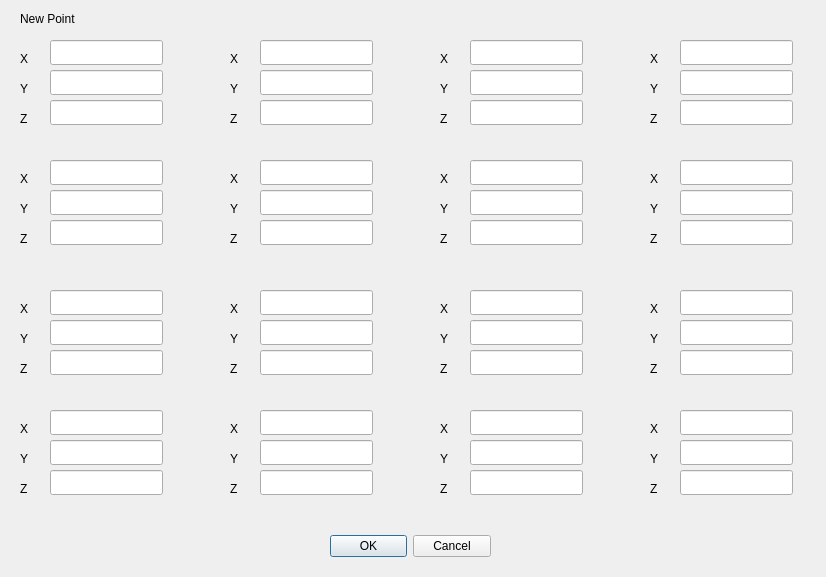
<?xml version="1.0" encoding="UTF-8"?>
<ui version="4.0">
 <class>Dialog</class>
 <widget class="QDialog" name="Dialog">
  <property name="geometry">
   <rect>
    <x>0</x>
    <y>0</y>
    <width>826</width>
    <height>577</height>
   </rect>
  </property>
  <property name="windowTitle">
   <string>Dialog</string>
  </property>
  <widget class="QDialogButtonBox" name="buttonBox">
   <property name="geometry">
    <rect>
     <x>330</x>
     <y>530</y>
     <width>161</width>
     <height>32</height>
    </rect>
   </property>
   <property name="orientation">
    <enum>Qt::Horizontal</enum>
   </property>
   <property name="standardButtons">
    <set>QDialogButtonBox::Cancel|QDialogButtonBox::Ok</set>
   </property>
  </widget>
  <widget class="QLabel" name="label">
   <property name="geometry">
    <rect>
     <x>20</x>
     <y>10</y>
     <width>91</width>
     <height>17</height>
    </rect>
   </property>
   <property name="text">
    <string>New Point</string>
   </property>
  </widget>
  <widget class="QLabel" name="label_2">
   <property name="geometry">
    <rect>
     <x>20</x>
     <y>50</y>
     <width>16</width>
     <height>17</height>
    </rect>
   </property>
   <property name="text">
    <string>X</string>
   </property>
  </widget>
  <widget class="QLabel" name="label_3">
   <property name="geometry">
    <rect>
     <x>20</x>
     <y>80</y>
     <width>67</width>
     <height>17</height>
    </rect>
   </property>
   <property name="text">
    <string>Y</string>
   </property>
  </widget>
  <widget class="QLineEdit" name="xValue">
   <property name="geometry">
    <rect>
     <x>50</x>
     <y>40</y>
     <width>113</width>
     <height>25</height>
    </rect>
   </property>
  </widget>
  <widget class="QLineEdit" name="yValue">
   <property name="geometry">
    <rect>
     <x>50</x>
     <y>70</y>
     <width>113</width>
     <height>25</height>
    </rect>
   </property>
  </widget>
  <widget class="QLineEdit" name="zValue">
   <property name="geometry">
    <rect>
     <x>50</x>
     <y>100</y>
     <width>113</width>
     <height>25</height>
    </rect>
   </property>
   <property name="text">
    <string/>
   </property>
  </widget>
  <widget class="QLabel" name="label_4">
   <property name="geometry">
    <rect>
     <x>20</x>
     <y>110</y>
     <width>67</width>
     <height>17</height>
    </rect>
   </property>
   <property name="text">
    <string>Z</string>
   </property>
  </widget>
  <widget class="QLineEdit" name="yValue_2">
   <property name="geometry">
    <rect>
     <x>50</x>
     <y>190</y>
     <width>113</width>
     <height>25</height>
    </rect>
   </property>
  </widget>
  <widget class="QLabel" name="label_5">
   <property name="geometry">
    <rect>
     <x>20</x>
     <y>200</y>
     <width>67</width>
     <height>17</height>
    </rect>
   </property>
   <property name="text">
    <string>Y</string>
   </property>
  </widget>
  <widget class="QLineEdit" name="xValue_2">
   <property name="geometry">
    <rect>
     <x>50</x>
     <y>160</y>
     <width>113</width>
     <height>25</height>
    </rect>
   </property>
  </widget>
  <widget class="QLabel" name="label_6">
   <property name="geometry">
    <rect>
     <x>20</x>
     <y>170</y>
     <width>16</width>
     <height>17</height>
    </rect>
   </property>
   <property name="text">
    <string>X</string>
   </property>
  </widget>
  <widget class="QLabel" name="label_7">
   <property name="geometry">
    <rect>
     <x>20</x>
     <y>230</y>
     <width>67</width>
     <height>17</height>
    </rect>
   </property>
   <property name="text">
    <string>Z</string>
   </property>
  </widget>
  <widget class="QLineEdit" name="yValue_3">
   <property name="geometry">
    <rect>
     <x>50</x>
     <y>320</y>
     <width>113</width>
     <height>25</height>
    </rect>
   </property>
  </widget>
  <widget class="QLabel" name="label_8">
   <property name="geometry">
    <rect>
     <x>20</x>
     <y>330</y>
     <width>67</width>
     <height>17</height>
    </rect>
   </property>
   <property name="text">
    <string>Y</string>
   </property>
  </widget>
  <widget class="QLineEdit" name="xValue_3">
   <property name="geometry">
    <rect>
     <x>50</x>
     <y>290</y>
     <width>113</width>
     <height>25</height>
    </rect>
   </property>
  </widget>
  <widget class="QLabel" name="label_9">
   <property name="geometry">
    <rect>
     <x>20</x>
     <y>300</y>
     <width>16</width>
     <height>17</height>
    </rect>
   </property>
   <property name="text">
    <string>X</string>
   </property>
  </widget>
  <widget class="QLabel" name="label_10">
   <property name="geometry">
    <rect>
     <x>20</x>
     <y>360</y>
     <width>67</width>
     <height>17</height>
    </rect>
   </property>
   <property name="text">
    <string>Z</string>
   </property>
  </widget>
  <widget class="QLineEdit" name="yValue_4">
   <property name="geometry">
    <rect>
     <x>50</x>
     <y>440</y>
     <width>113</width>
     <height>25</height>
    </rect>
   </property>
  </widget>
  <widget class="QLabel" name="label_11">
   <property name="geometry">
    <rect>
     <x>20</x>
     <y>450</y>
     <width>67</width>
     <height>17</height>
    </rect>
   </property>
   <property name="text">
    <string>Y</string>
   </property>
  </widget>
  <widget class="QLineEdit" name="xValue_4">
   <property name="geometry">
    <rect>
     <x>50</x>
     <y>410</y>
     <width>113</width>
     <height>25</height>
    </rect>
   </property>
  </widget>
  <widget class="QLabel" name="label_12">
   <property name="geometry">
    <rect>
     <x>20</x>
     <y>420</y>
     <width>16</width>
     <height>17</height>
    </rect>
   </property>
   <property name="text">
    <string>X</string>
   </property>
  </widget>
  <widget class="QLabel" name="label_13">
   <property name="geometry">
    <rect>
     <x>20</x>
     <y>480</y>
     <width>67</width>
     <height>17</height>
    </rect>
   </property>
   <property name="text">
    <string>Z</string>
   </property>
  </widget>
  <widget class="QLabel" name="label_14">
   <property name="geometry">
    <rect>
     <x>230</x>
     <y>420</y>
     <width>16</width>
     <height>17</height>
    </rect>
   </property>
   <property name="text">
    <string>X</string>
   </property>
  </widget>
  <widget class="QLineEdit" name="xValue_5">
   <property name="geometry">
    <rect>
     <x>260</x>
     <y>160</y>
     <width>113</width>
     <height>25</height>
    </rect>
   </property>
  </widget>
  <widget class="QLineEdit" name="yValue_5">
   <property name="geometry">
    <rect>
     <x>260</x>
     <y>70</y>
     <width>113</width>
     <height>25</height>
    </rect>
   </property>
  </widget>
  <widget class="QLineEdit" name="yValue_7">
   <property name="geometry">
    <rect>
     <x>260</x>
     <y>320</y>
     <width>113</width>
     <height>25</height>
    </rect>
   </property>
  </widget>
  <widget class="QLabel" name="label_15">
   <property name="geometry">
    <rect>
     <x>230</x>
     <y>360</y>
     <width>67</width>
     <height>17</height>
    </rect>
   </property>
   <property name="text">
    <string>Z</string>
   </property>
  </widget>
  <widget class="QLabel" name="label_16">
   <property name="geometry">
    <rect>
     <x>230</x>
     <y>170</y>
     <width>16</width>
     <height>17</height>
    </rect>
   </property>
   <property name="text">
    <string>X</string>
   </property>
  </widget>
  <widget class="QLineEdit" name="xValue_6">
   <property name="geometry">
    <rect>
     <x>260</x>
     <y>40</y>
     <width>113</width>
     <height>25</height>
    </rect>
   </property>
  </widget>
  <widget class="QLabel" name="label_17">
   <property name="geometry">
    <rect>
     <x>230</x>
     <y>480</y>
     <width>67</width>
     <height>17</height>
    </rect>
   </property>
   <property name="text">
    <string>Z</string>
   </property>
  </widget>
  <widget class="QLabel" name="label_18">
   <property name="geometry">
    <rect>
     <x>230</x>
     <y>330</y>
     <width>67</width>
     <height>17</height>
    </rect>
   </property>
   <property name="text">
    <string>Y</string>
   </property>
  </widget>
  <widget class="QLabel" name="label_19">
   <property name="geometry">
    <rect>
     <x>230</x>
     <y>230</y>
     <width>67</width>
     <height>17</height>
    </rect>
   </property>
   <property name="text">
    <string>Z</string>
   </property>
  </widget>
  <widget class="QLineEdit" name="xValue_7">
   <property name="geometry">
    <rect>
     <x>260</x>
     <y>410</y>
     <width>113</width>
     <height>25</height>
    </rect>
   </property>
  </widget>
  <widget class="QLabel" name="label_20">
   <property name="geometry">
    <rect>
     <x>230</x>
     <y>110</y>
     <width>67</width>
     <height>17</height>
    </rect>
   </property>
   <property name="text">
    <string>Z</string>
   </property>
  </widget>
  <widget class="QLabel" name="label_21">
   <property name="geometry">
    <rect>
     <x>230</x>
     <y>80</y>
     <width>67</width>
     <height>17</height>
    </rect>
   </property>
   <property name="text">
    <string>Y</string>
   </property>
  </widget>
  <widget class="QLineEdit" name="xValue_8">
   <property name="geometry">
    <rect>
     <x>260</x>
     <y>290</y>
     <width>113</width>
     <height>25</height>
    </rect>
   </property>
  </widget>
  <widget class="QLineEdit" name="yValue_6">
   <property name="geometry">
    <rect>
     <x>260</x>
     <y>190</y>
     <width>113</width>
     <height>25</height>
    </rect>
   </property>
  </widget>
  <widget class="QLabel" name="label_22">
   <property name="geometry">
    <rect>
     <x>230</x>
     <y>50</y>
     <width>16</width>
     <height>17</height>
    </rect>
   </property>
   <property name="text">
    <string>X</string>
   </property>
  </widget>
  <widget class="QLineEdit" name="yValue_8">
   <property name="geometry">
    <rect>
     <x>260</x>
     <y>440</y>
     <width>113</width>
     <height>25</height>
    </rect>
   </property>
  </widget>
  <widget class="QLabel" name="label_23">
   <property name="geometry">
    <rect>
     <x>230</x>
     <y>450</y>
     <width>67</width>
     <height>17</height>
    </rect>
   </property>
   <property name="text">
    <string>Y</string>
   </property>
  </widget>
  <widget class="QLabel" name="label_24">
   <property name="geometry">
    <rect>
     <x>230</x>
     <y>200</y>
     <width>67</width>
     <height>17</height>
    </rect>
   </property>
   <property name="text">
    <string>Y</string>
   </property>
  </widget>
  <widget class="QLabel" name="label_25">
   <property name="geometry">
    <rect>
     <x>230</x>
     <y>300</y>
     <width>16</width>
     <height>17</height>
    </rect>
   </property>
   <property name="text">
    <string>X</string>
   </property>
  </widget>
  <widget class="QLabel" name="label_26">
   <property name="geometry">
    <rect>
     <x>650</x>
     <y>480</y>
     <width>67</width>
     <height>17</height>
    </rect>
   </property>
   <property name="text">
    <string>Z</string>
   </property>
  </widget>
  <widget class="QLineEdit" name="yValue_10">
   <property name="geometry">
    <rect>
     <x>470</x>
     <y>190</y>
     <width>113</width>
     <height>25</height>
    </rect>
   </property>
  </widget>
  <widget class="QLineEdit" name="xValue_9">
   <property name="geometry">
    <rect>
     <x>470</x>
     <y>160</y>
     <width>113</width>
     <height>25</height>
    </rect>
   </property>
  </widget>
  <widget class="QLineEdit" name="xValue_10">
   <property name="geometry">
    <rect>
     <x>680</x>
     <y>40</y>
     <width>113</width>
     <height>25</height>
    </rect>
   </property>
  </widget>
  <widget class="QLineEdit" name="xValue_11">
   <property name="geometry">
    <rect>
     <x>680</x>
     <y>290</y>
     <width>113</width>
     <height>25</height>
    </rect>
   </property>
  </widget>
  <widget class="QLabel" name="label_27">
   <property name="geometry">
    <rect>
     <x>650</x>
     <y>450</y>
     <width>67</width>
     <height>17</height>
    </rect>
   </property>
   <property name="text">
    <string>Y</string>
   </property>
  </widget>
  <widget class="QLineEdit" name="yValue_11">
   <property name="geometry">
    <rect>
     <x>470</x>
     <y>320</y>
     <width>113</width>
     <height>25</height>
    </rect>
   </property>
  </widget>
  <widget class="QLineEdit" name="yValue_14">
   <property name="geometry">
    <rect>
     <x>680</x>
     <y>190</y>
     <width>113</width>
     <height>25</height>
    </rect>
   </property>
  </widget>
  <widget class="QLabel" name="label_28">
   <property name="geometry">
    <rect>
     <x>650</x>
     <y>330</y>
     <width>67</width>
     <height>17</height>
    </rect>
   </property>
   <property name="text">
    <string>Y</string>
   </property>
  </widget>
  <widget class="QLabel" name="label_29">
   <property name="geometry">
    <rect>
     <x>650</x>
     <y>230</y>
     <width>67</width>
     <height>17</height>
    </rect>
   </property>
   <property name="text">
    <string>Z</string>
   </property>
  </widget>
  <widget class="QLabel" name="label_30">
   <property name="geometry">
    <rect>
     <x>440</x>
     <y>170</y>
     <width>16</width>
     <height>17</height>
    </rect>
   </property>
   <property name="text">
    <string>X</string>
   </property>
  </widget>
  <widget class="QLineEdit" name="yValue_16">
   <property name="geometry">
    <rect>
     <x>680</x>
     <y>440</y>
     <width>113</width>
     <height>25</height>
    </rect>
   </property>
  </widget>
  <widget class="QLabel" name="label_31">
   <property name="geometry">
    <rect>
     <x>440</x>
     <y>80</y>
     <width>67</width>
     <height>17</height>
    </rect>
   </property>
   <property name="text">
    <string>Y</string>
   </property>
  </widget>
  <widget class="QLabel" name="label_32">
   <property name="geometry">
    <rect>
     <x>650</x>
     <y>110</y>
     <width>67</width>
     <height>17</height>
    </rect>
   </property>
   <property name="text">
    <string>Z</string>
   </property>
  </widget>
  <widget class="QLineEdit" name="xValue_12">
   <property name="geometry">
    <rect>
     <x>470</x>
     <y>40</y>
     <width>113</width>
     <height>25</height>
    </rect>
   </property>
  </widget>
  <widget class="QLabel" name="label_33">
   <property name="geometry">
    <rect>
     <x>440</x>
     <y>230</y>
     <width>67</width>
     <height>17</height>
    </rect>
   </property>
   <property name="text">
    <string>Z</string>
   </property>
  </widget>
  <widget class="QLabel" name="label_34">
   <property name="geometry">
    <rect>
     <x>440</x>
     <y>110</y>
     <width>67</width>
     <height>17</height>
    </rect>
   </property>
   <property name="text">
    <string>Z</string>
   </property>
  </widget>
  <widget class="QLabel" name="label_35">
   <property name="geometry">
    <rect>
     <x>650</x>
     <y>360</y>
     <width>67</width>
     <height>17</height>
    </rect>
   </property>
   <property name="text">
    <string>Z</string>
   </property>
  </widget>
  <widget class="QLabel" name="label_36">
   <property name="geometry">
    <rect>
     <x>650</x>
     <y>170</y>
     <width>16</width>
     <height>17</height>
    </rect>
   </property>
   <property name="text">
    <string>X</string>
   </property>
  </widget>
  <widget class="QLineEdit" name="yValue_12">
   <property name="geometry">
    <rect>
     <x>470</x>
     <y>440</y>
     <width>113</width>
     <height>25</height>
    </rect>
   </property>
  </widget>
  <widget class="QLabel" name="label_37">
   <property name="geometry">
    <rect>
     <x>650</x>
     <y>200</y>
     <width>67</width>
     <height>17</height>
    </rect>
   </property>
   <property name="text">
    <string>Y</string>
   </property>
  </widget>
  <widget class="QLabel" name="label_38">
   <property name="geometry">
    <rect>
     <x>650</x>
     <y>300</y>
     <width>16</width>
     <height>17</height>
    </rect>
   </property>
   <property name="text">
    <string>X</string>
   </property>
  </widget>
  <widget class="QLineEdit" name="yValue_15">
   <property name="geometry">
    <rect>
     <x>680</x>
     <y>320</y>
     <width>113</width>
     <height>25</height>
    </rect>
   </property>
  </widget>
  <widget class="QLabel" name="label_39">
   <property name="geometry">
    <rect>
     <x>440</x>
     <y>300</y>
     <width>16</width>
     <height>17</height>
    </rect>
   </property>
   <property name="text">
    <string>X</string>
   </property>
  </widget>
  <widget class="QLineEdit" name="yValue_13">
   <property name="geometry">
    <rect>
     <x>680</x>
     <y>70</y>
     <width>113</width>
     <height>25</height>
    </rect>
   </property>
  </widget>
  <widget class="QLabel" name="label_40">
   <property name="geometry">
    <rect>
     <x>440</x>
     <y>50</y>
     <width>16</width>
     <height>17</height>
    </rect>
   </property>
   <property name="text">
    <string>X</string>
   </property>
  </widget>
  <widget class="QLabel" name="label_41">
   <property name="geometry">
    <rect>
     <x>440</x>
     <y>360</y>
     <width>67</width>
     <height>17</height>
    </rect>
   </property>
   <property name="text">
    <string>Z</string>
   </property>
  </widget>
  <widget class="QLabel" name="label_42">
   <property name="geometry">
    <rect>
     <x>440</x>
     <y>480</y>
     <width>67</width>
     <height>17</height>
    </rect>
   </property>
   <property name="text">
    <string>Z</string>
   </property>
  </widget>
  <widget class="QLabel" name="label_43">
   <property name="geometry">
    <rect>
     <x>650</x>
     <y>50</y>
     <width>16</width>
     <height>17</height>
    </rect>
   </property>
   <property name="text">
    <string>X</string>
   </property>
  </widget>
  <widget class="QLineEdit" name="xValue_13">
   <property name="geometry">
    <rect>
     <x>680</x>
     <y>160</y>
     <width>113</width>
     <height>25</height>
    </rect>
   </property>
  </widget>
  <widget class="QLabel" name="label_44">
   <property name="geometry">
    <rect>
     <x>440</x>
     <y>200</y>
     <width>67</width>
     <height>17</height>
    </rect>
   </property>
   <property name="text">
    <string>Y</string>
   </property>
  </widget>
  <widget class="QLineEdit" name="xValue_14">
   <property name="geometry">
    <rect>
     <x>680</x>
     <y>410</y>
     <width>113</width>
     <height>25</height>
    </rect>
   </property>
  </widget>
  <widget class="QLineEdit" name="xValue_15">
   <property name="geometry">
    <rect>
     <x>470</x>
     <y>290</y>
     <width>113</width>
     <height>25</height>
    </rect>
   </property>
  </widget>
  <widget class="QLineEdit" name="xValue_16">
   <property name="geometry">
    <rect>
     <x>470</x>
     <y>410</y>
     <width>113</width>
     <height>25</height>
    </rect>
   </property>
  </widget>
  <widget class="QLabel" name="label_45">
   <property name="geometry">
    <rect>
     <x>440</x>
     <y>420</y>
     <width>16</width>
     <height>17</height>
    </rect>
   </property>
   <property name="text">
    <string>X</string>
   </property>
  </widget>
  <widget class="QLabel" name="label_46">
   <property name="geometry">
    <rect>
     <x>440</x>
     <y>450</y>
     <width>67</width>
     <height>17</height>
    </rect>
   </property>
   <property name="text">
    <string>Y</string>
   </property>
  </widget>
  <widget class="QLabel" name="label_47">
   <property name="geometry">
    <rect>
     <x>650</x>
     <y>80</y>
     <width>67</width>
     <height>17</height>
    </rect>
   </property>
   <property name="text">
    <string>Y</string>
   </property>
  </widget>
  <widget class="QLabel" name="label_48">
   <property name="geometry">
    <rect>
     <x>440</x>
     <y>330</y>
     <width>67</width>
     <height>17</height>
    </rect>
   </property>
   <property name="text">
    <string>Y</string>
   </property>
  </widget>
  <widget class="QLineEdit" name="yValue_9">
   <property name="geometry">
    <rect>
     <x>470</x>
     <y>70</y>
     <width>113</width>
     <height>25</height>
    </rect>
   </property>
  </widget>
  <widget class="QLabel" name="label_49">
   <property name="geometry">
    <rect>
     <x>650</x>
     <y>420</y>
     <width>16</width>
     <height>17</height>
    </rect>
   </property>
   <property name="text">
    <string>X</string>
   </property>
  </widget>
  <widget class="QLineEdit" name="zValue_2">
   <property name="geometry">
    <rect>
     <x>50</x>
     <y>220</y>
     <width>113</width>
     <height>25</height>
    </rect>
   </property>
   <property name="text">
    <string/>
   </property>
  </widget>
  <widget class="QLineEdit" name="zValue_3">
   <property name="geometry">
    <rect>
     <x>50</x>
     <y>350</y>
     <width>113</width>
     <height>25</height>
    </rect>
   </property>
   <property name="text">
    <string/>
   </property>
  </widget>
  <widget class="QLineEdit" name="zValue_4">
   <property name="geometry">
    <rect>
     <x>50</x>
     <y>470</y>
     <width>113</width>
     <height>25</height>
    </rect>
   </property>
   <property name="text">
    <string/>
   </property>
  </widget>
  <widget class="QLineEdit" name="zValue_5">
   <property name="geometry">
    <rect>
     <x>260</x>
     <y>100</y>
     <width>113</width>
     <height>25</height>
    </rect>
   </property>
   <property name="text">
    <string/>
   </property>
  </widget>
  <widget class="QLineEdit" name="zValue_6">
   <property name="geometry">
    <rect>
     <x>260</x>
     <y>220</y>
     <width>113</width>
     <height>25</height>
    </rect>
   </property>
   <property name="text">
    <string/>
   </property>
  </widget>
  <widget class="QLineEdit" name="zValue_7">
   <property name="geometry">
    <rect>
     <x>260</x>
     <y>350</y>
     <width>113</width>
     <height>25</height>
    </rect>
   </property>
   <property name="text">
    <string/>
   </property>
  </widget>
  <widget class="QLineEdit" name="zValue_8">
   <property name="geometry">
    <rect>
     <x>260</x>
     <y>470</y>
     <width>113</width>
     <height>25</height>
    </rect>
   </property>
   <property name="text">
    <string/>
   </property>
  </widget>
  <widget class="QLineEdit" name="zValue_9">
   <property name="geometry">
    <rect>
     <x>470</x>
     <y>100</y>
     <width>113</width>
     <height>25</height>
    </rect>
   </property>
   <property name="text">
    <string/>
   </property>
  </widget>
  <widget class="QLineEdit" name="zValue_10">
   <property name="geometry">
    <rect>
     <x>470</x>
     <y>220</y>
     <width>113</width>
     <height>25</height>
    </rect>
   </property>
   <property name="text">
    <string/>
   </property>
  </widget>
  <widget class="QLineEdit" name="zValue_11">
   <property name="geometry">
    <rect>
     <x>470</x>
     <y>350</y>
     <width>113</width>
     <height>25</height>
    </rect>
   </property>
   <property name="text">
    <string/>
   </property>
  </widget>
  <widget class="QLineEdit" name="zValue_12">
   <property name="geometry">
    <rect>
     <x>470</x>
     <y>470</y>
     <width>113</width>
     <height>25</height>
    </rect>
   </property>
   <property name="text">
    <string/>
   </property>
  </widget>
  <widget class="QLineEdit" name="zValue_13">
   <property name="geometry">
    <rect>
     <x>680</x>
     <y>100</y>
     <width>113</width>
     <height>25</height>
    </rect>
   </property>
   <property name="text">
    <string/>
   </property>
  </widget>
  <widget class="QLineEdit" name="zValue_14">
   <property name="geometry">
    <rect>
     <x>680</x>
     <y>220</y>
     <width>113</width>
     <height>25</height>
    </rect>
   </property>
   <property name="text">
    <string/>
   </property>
  </widget>
  <widget class="QLineEdit" name="zValue_15">
   <property name="geometry">
    <rect>
     <x>680</x>
     <y>350</y>
     <width>113</width>
     <height>25</height>
    </rect>
   </property>
   <property name="text">
    <string/>
   </property>
  </widget>
  <widget class="QLineEdit" name="zValue_16">
   <property name="geometry">
    <rect>
     <x>680</x>
     <y>470</y>
     <width>113</width>
     <height>25</height>
    </rect>
   </property>
   <property name="text">
    <string/>
   </property>
  </widget>
 </widget>
 <resources/>
 <connections>
  <connection>
   <sender>buttonBox</sender>
   <signal>accepted()</signal>
   <receiver>Dialog</receiver>
   <slot>accept()</slot>
   <hints>
    <hint type="sourcelabel">
     <x>180</x>
     <y>251</y>
    </hint>
    <hint type="destinationlabel">
     <x>157</x>
     <y>253</y>
    </hint>
   </hints>
  </connection>
  <connection>
   <sender>buttonBox</sender>
   <signal>rejected()</signal>
   <receiver>Dialog</receiver>
   <slot>reject()</slot>
   <hints>
    <hint type="sourcelabel">
     <x>180</x>
     <y>251</y>
    </hint>
    <hint type="destinationlabel">
     <x>203</x>
     <y>253</y>
    </hint>
   </hints>
  </connection>
 </connections>
</ui>
